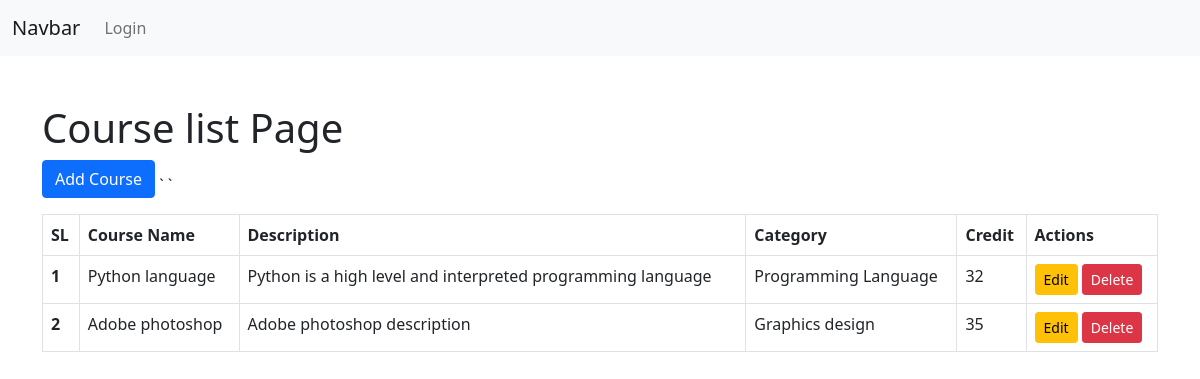
Screenshot of /course-list/ with the database file from the repository.
### course_app/models.py (models this page shows, shortened)
class CourseModel(models.Model):
    name = models.CharField(max_length=100, null=True)
    description = models.TextField(null=True)
    category = models.ForeignKey(CategoryModel, on_delete=models.CASCADE, null=True)
    credit = models.IntegerField(null=True)
    created_by = models.ForeignKey(CustomUser, on_delete=models.CASCADE, null=True)
    created_at = models.DateField(auto_now_add=True, null=True)
    updated_at = models.DateField(auto_now=True, null=True)

class CategoryModel(models.Model):
    name = models.CharField(max_length=100, null=True)
    description = models.TextField(null=True)
    created_at = models.DateField(auto_now_add=True, null=True)
    updated_at = models.DateField(auto_now=True, null=True)
    def __str__(self):
        return f"{self.name}"

### course_app/views.py (the view)
# urls.py: path('course-list/', course_list_view, name='course_list_view'),
def course_list_view(request):
    courses = CourseModel.objects.all()
    context = {
        'courses': courses
    }
    return render(request, 'course_list.html', context)

### course_app/templates/course_list.html (shortened to what this page needs)
{% extends "master/base.html" %}
{% block content %}
  <div class="container mt-5">
    <h1>Course list Page</h1>
    <a href="{% url "course_add_view" %}" class="btn btn-primary mb-3">Add Course</a>
    <table class="table table-bordered">
    <thead>
      <tr>
        <th scope="col">SL</th>
        <th scope="col">Course Name</th>
        <th scope="col">Description</th>
        <th scope="col">Category</th>
        <th scope="col">Credit</th>
        <th scope="col">Actions</th>
      </tr>
    </thead>
    <tbody>
      {% for course in courses %}`
      <tr>
        <th>{{course.id}}</th>
        <td>{{course.name}}</td>
        <td>{{course.description}}</td>
        <td>{{course.category}}</td>
        <td>{{course.credit}}</td>
        <td>
          <a href="{% url "course_edit_view" course.id %}" class="btn btn-sm btn-warning">Edit</a>
          <a href="{% url "course_delete_view" course.id %}" class="btn btn-sm btn-danger">Delete</a>
        </td>
      </tr>
      {% endfor %}
    </tbody>
  </table>
  </div>
{% endblock content %}

### rows the page displays
CourseModel: id "1", name "Python language", description "Python is a high level and interpreted programming language", category "Programming Language", credit "32"
CourseModel: id "2", name "Adobe photoshop", description "Adobe photoshop description", category "Graphics design", credit "35"
